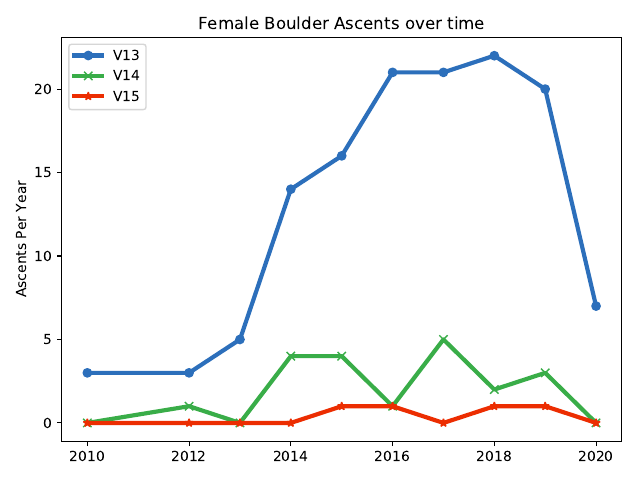

Recreate this plot in Python.
import pandas as pd
import numpy as np
import matplotlib.pyplot as plt
import seaborn as sns
import operator




color_v13=sns.xkcd_rgb["medium blue"]
color_v14=sns.xkcd_rgb["medium green"]
color_v15=sns.xkcd_rgb["tomato red"]

data = pd.read_csv("ascents.csv")
difficulty=data["V Grade"]
year=data["Year"]

print(len(year))
print(len(difficulty))



v13 = dict()
v14 = dict()
v15 = dict()

for v, y in zip(difficulty,year):
    y2 = int(y)
    if v == "V13":
        if y2 in v13:
            v13[y2] = v13[y2] + 1
        else:
            v13[y2] =1 
    elif v == "V14":
        if y2 in v14:
            v14[y2] = v14[y2] + 1
        else:
            v14[y2] =1 
    elif v == "V15":
        if y2 in v15:
            v15[y2] = v15[y2] + 1
        else:
            v15[y2] =1 

#add 0's for prettier lines
for y in v13:
    if not y in v14:
        v14[y] = 0
    if not y in v15:
        v15[y] = 0



year_13 = []
climbs_13 = []
for y in sorted(v13):
    year_13.append(int(y))
    climbs_13.append(int(v13[y]))

year_14 = []
climbs_14 = []
for y in sorted(v14):
    year_14.append(int(y))
    climbs_14.append(int(v14[y]))

year_15 = []
climbs_15 = []
for y in sorted(v15):
    year_15.append(int(y))
    climbs_15.append(int(v15[y]))



width=3
plt.plot(year_13,climbs_13,linewidth=width,marker="o",label="V13",color=color_v13)
plt.plot(year_14,climbs_14,linewidth=width,marker="x",label="V14",color=color_v14)
plt.plot(year_15,climbs_15,linewidth=width,marker="*",label="V15",color=color_v15)
plt.legend()
plt.ylabel('Ascents Per Year')
plt.title('Female Boulder Ascents over time')
plt.tight_layout()
plt.savefig("difficulty_year.pdf")